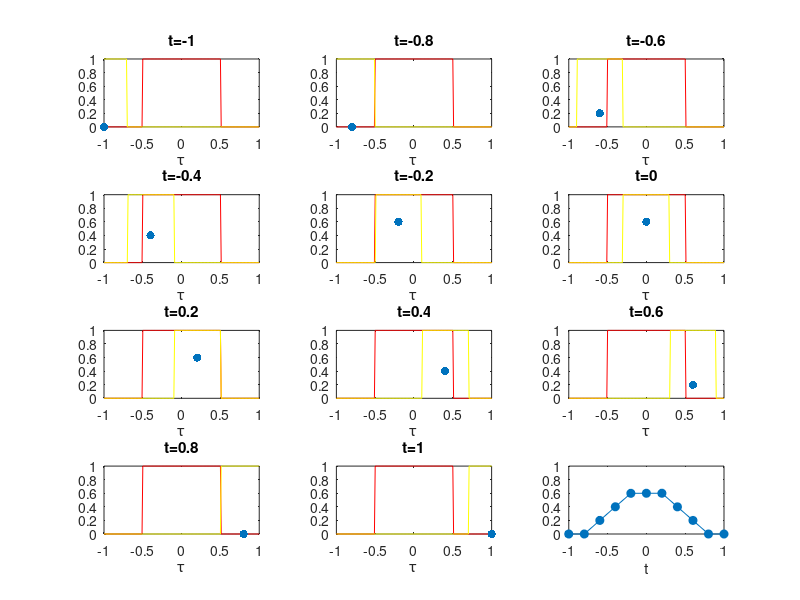

This figure's MATLAB source:
clear all
p1=@(t) (t>=-0.5).*(t<=0.5);
p2=@(t) (t>=-0.3).*(t<=0.3);
ct=1;tau=-1:.01:1;tau2=-1:.001:1;
for t=-1:.2:1
    int(ct)=(sum(p1(tau2).*p2(t-tau2)))*.001;
    subplot(4,3,ct)
    plot(tau,p1(tau),'red');
    hold on
    plot(tau,p2(t-tau),'yellow');
    xlabel('\tau')
    title(strcat('t=',num2str(t)))
    scatter(t,int(ct),'filled','blue')
        ct=ct+1;

end
    subplot(4,3,ct),
    plot(-1:.2:1,int,'o-');ylim([0 1]);
    hold on
   scatter(-1:.2:1,int,'filled','blue')
xlabel('t')